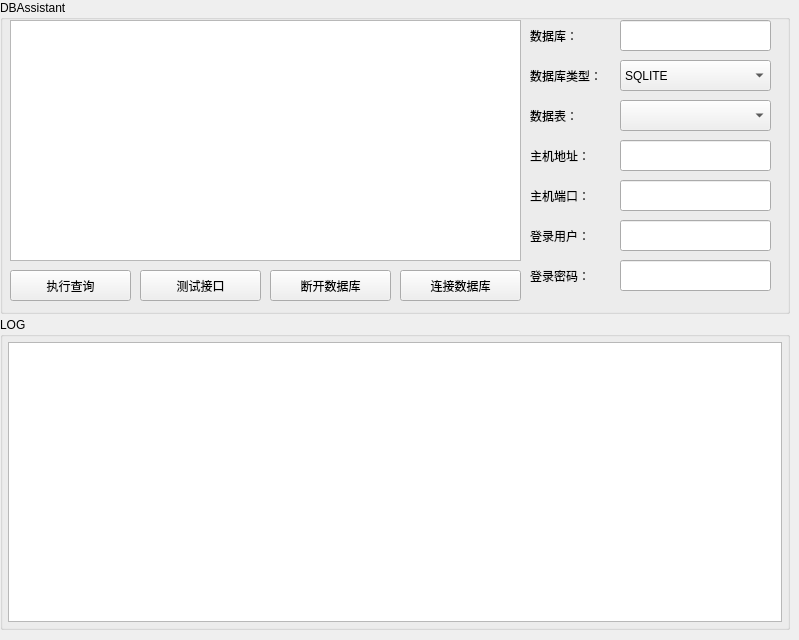
<?xml version="1.0" encoding="UTF-8"?>
<ui version="4.0">
 <class>MtDatabaseAstClass</class>
 <widget class="QMainWindow" name="MtDatabaseAstClass">
  <property name="geometry">
   <rect>
    <x>0</x>
    <y>0</y>
    <width>799</width>
    <height>640</height>
   </rect>
  </property>
  <property name="windowTitle">
   <string>MtDatabaseAst</string>
  </property>
  <widget class="QWidget" name="centralWidget">
   <widget class="QGroupBox" name="gbOutput">
    <property name="geometry">
     <rect>
      <x>0</x>
      <y>317</y>
      <width>790</width>
      <height>313</height>
     </rect>
    </property>
    <property name="title">
     <string>LOG</string>
    </property>
    <layout class="QVBoxLayout" name="verticalLayout_2">
     <property name="spacing">
      <number>3</number>
     </property>
     <property name="leftMargin">
      <number>5</number>
     </property>
     <property name="topMargin">
      <number>5</number>
     </property>
     <property name="rightMargin">
      <number>5</number>
     </property>
     <property name="bottomMargin">
      <number>5</number>
     </property>
     <item>
      <widget class="QPlainTextEdit" name="pteLOG"/>
     </item>
    </layout>
   </widget>
   <widget class="QGroupBox" name="gbInput">
    <property name="geometry">
     <rect>
      <x>0</x>
      <y>0</y>
      <width>790</width>
      <height>314</height>
     </rect>
    </property>
    <property name="title">
     <string>DBAssistant</string>
    </property>
    <widget class="QPlainTextEdit" name="pteSQL">
     <property name="geometry">
      <rect>
       <x>10</x>
       <y>20</y>
       <width>511</width>
       <height>241</height>
      </rect>
     </property>
    </widget>
    <widget class="QComboBox" name="cbTableList">
     <property name="geometry">
      <rect>
       <x>620</x>
       <y>100</y>
       <width>151</width>
       <height>31</height>
      </rect>
     </property>
    </widget>
    <widget class="QLabel" name="label">
     <property name="geometry">
      <rect>
       <x>530</x>
       <y>100</y>
       <width>81</width>
       <height>31</height>
      </rect>
     </property>
     <property name="text">
      <string>数据表：</string>
     </property>
    </widget>
    <widget class="QLabel" name="label_2">
     <property name="geometry">
      <rect>
       <x>530</x>
       <y>20</y>
       <width>81</width>
       <height>31</height>
      </rect>
     </property>
     <property name="text">
      <string>数据库：</string>
     </property>
    </widget>
    <widget class="QLineEdit" name="leDbName">
     <property name="geometry">
      <rect>
       <x>620</x>
       <y>20</y>
       <width>151</width>
       <height>31</height>
      </rect>
     </property>
    </widget>
    <widget class="QPushButton" name="btnExeSql">
     <property name="geometry">
      <rect>
       <x>10</x>
       <y>270</y>
       <width>121</width>
       <height>31</height>
      </rect>
     </property>
     <property name="text">
      <string>执行查询</string>
     </property>
    </widget>
    <widget class="QPushButton" name="btnTest">
     <property name="geometry">
      <rect>
       <x>140</x>
       <y>270</y>
       <width>121</width>
       <height>31</height>
      </rect>
     </property>
     <property name="text">
      <string>测试接口</string>
     </property>
    </widget>
    <widget class="QLabel" name="label_3">
     <property name="geometry">
      <rect>
       <x>530</x>
       <y>60</y>
       <width>81</width>
       <height>31</height>
      </rect>
     </property>
     <property name="text">
      <string>数据库类型：</string>
     </property>
    </widget>
    <widget class="QLabel" name="label_4">
     <property name="geometry">
      <rect>
       <x>530</x>
       <y>140</y>
       <width>81</width>
       <height>31</height>
      </rect>
     </property>
     <property name="text">
      <string>主机地址：</string>
     </property>
    </widget>
    <widget class="QLineEdit" name="leDbHost">
     <property name="geometry">
      <rect>
       <x>620</x>
       <y>140</y>
       <width>151</width>
       <height>31</height>
      </rect>
     </property>
    </widget>
    <widget class="QLineEdit" name="leDbPort">
     <property name="geometry">
      <rect>
       <x>620</x>
       <y>180</y>
       <width>151</width>
       <height>31</height>
      </rect>
     </property>
    </widget>
    <widget class="QLabel" name="label_5">
     <property name="geometry">
      <rect>
       <x>530</x>
       <y>180</y>
       <width>81</width>
       <height>31</height>
      </rect>
     </property>
     <property name="text">
      <string>主机端口：</string>
     </property>
    </widget>
    <widget class="QLabel" name="label_6">
     <property name="geometry">
      <rect>
       <x>530</x>
       <y>220</y>
       <width>81</width>
       <height>31</height>
      </rect>
     </property>
     <property name="text">
      <string>登录用户：</string>
     </property>
    </widget>
    <widget class="QLineEdit" name="leUser">
     <property name="geometry">
      <rect>
       <x>620</x>
       <y>220</y>
       <width>151</width>
       <height>31</height>
      </rect>
     </property>
    </widget>
    <widget class="QLineEdit" name="lePassword">
     <property name="geometry">
      <rect>
       <x>620</x>
       <y>260</y>
       <width>151</width>
       <height>31</height>
      </rect>
     </property>
    </widget>
    <widget class="QLabel" name="label_7">
     <property name="geometry">
      <rect>
       <x>530</x>
       <y>260</y>
       <width>81</width>
       <height>31</height>
      </rect>
     </property>
     <property name="text">
      <string>登录密码：</string>
     </property>
    </widget>
    <widget class="QPushButton" name="btnAbort">
     <property name="geometry">
      <rect>
       <x>270</x>
       <y>270</y>
       <width>121</width>
       <height>31</height>
      </rect>
     </property>
     <property name="text">
      <string>断开数据库</string>
     </property>
    </widget>
    <widget class="QPushButton" name="btnConn">
     <property name="geometry">
      <rect>
       <x>400</x>
       <y>270</y>
       <width>121</width>
       <height>31</height>
      </rect>
     </property>
     <property name="text">
      <string>连接数据库</string>
     </property>
    </widget>
    <widget class="QComboBox" name="cbDbType">
     <property name="geometry">
      <rect>
       <x>620</x>
       <y>60</y>
       <width>151</width>
       <height>31</height>
      </rect>
     </property>
     <item>
      <property name="text">
       <string>SQLITE</string>
      </property>
     </item>
     <item>
      <property name="text">
       <string>ORACLE</string>
      </property>
     </item>
     <item>
      <property name="text">
       <string>MYSQL</string>
      </property>
     </item>
    </widget>
   </widget>
  </widget>
 </widget>
 <layoutdefault spacing="6" margin="11"/>
 <resources>
  <include location="MtDatabaseAst.qrc"/>
 </resources>
 <connections/>
</ui>
